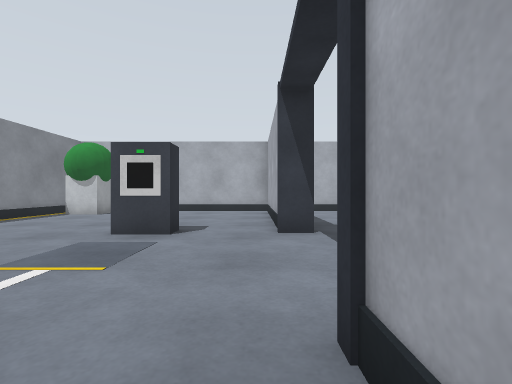
View 1 (above)

22 first-person views from a walk through a world built for the Gazebo simulator. The camera is 0.23 m above the floor, looks level and sees 85° across. The floor is counted in squares, 0.25 m on a side. Each view is taken from the middle of a square. On the plan, view 1 faces up. The plan holds only what a view shows up to about 11 squares ahead; the rest is blank. The place goes on beyond the plan. Robots are left out.

View 2
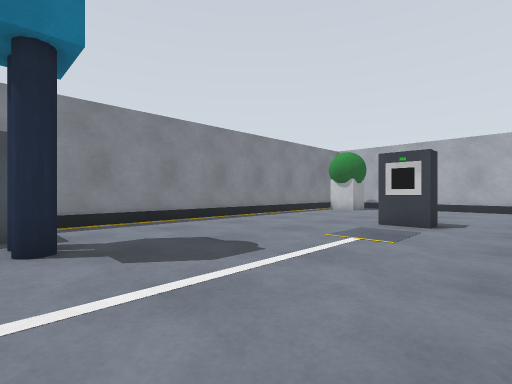

View 3
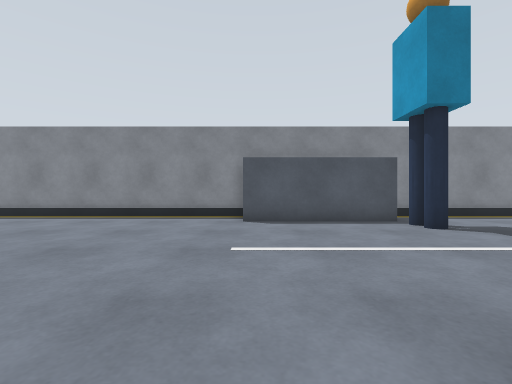

View 4
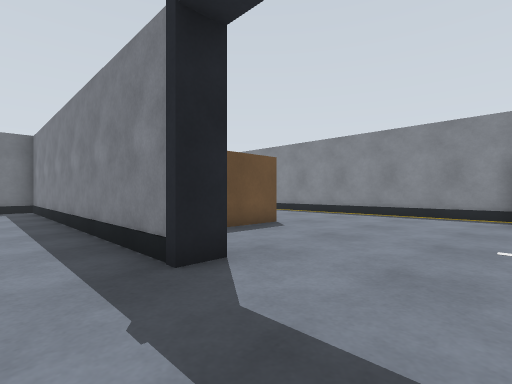

View 5
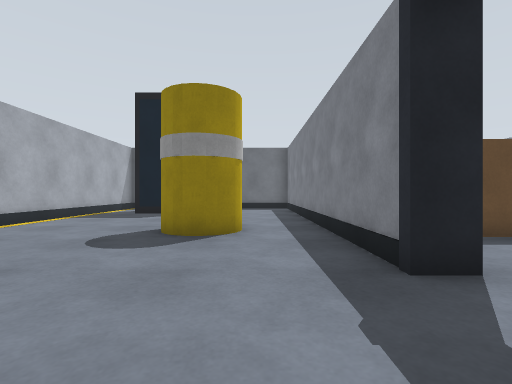

View 6
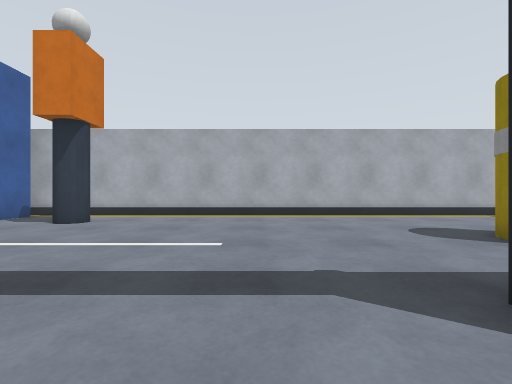

View 7
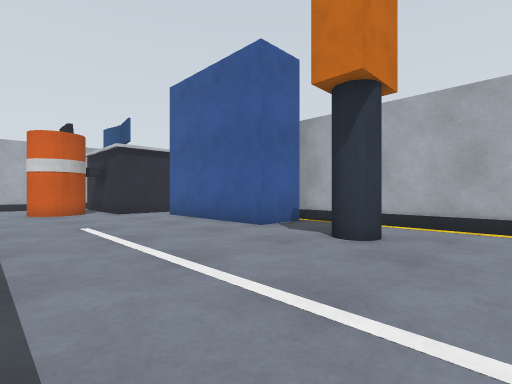

View 8
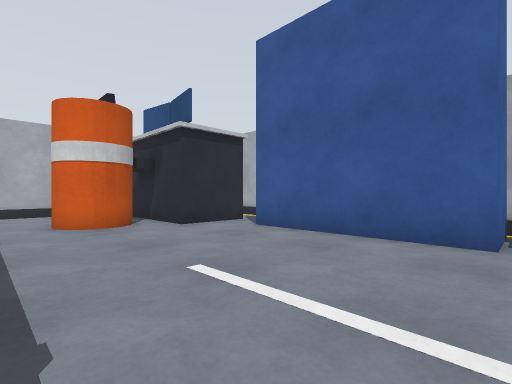

View 9
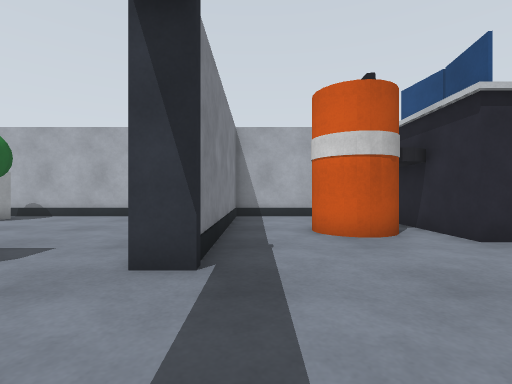

View 10
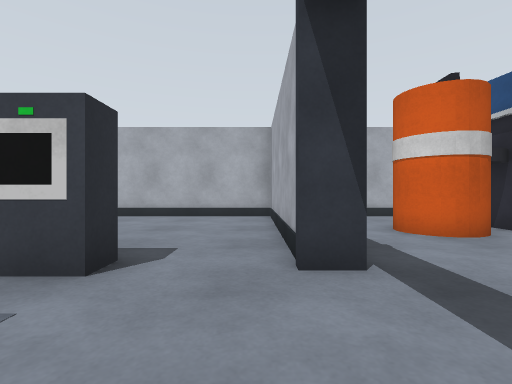

View 11
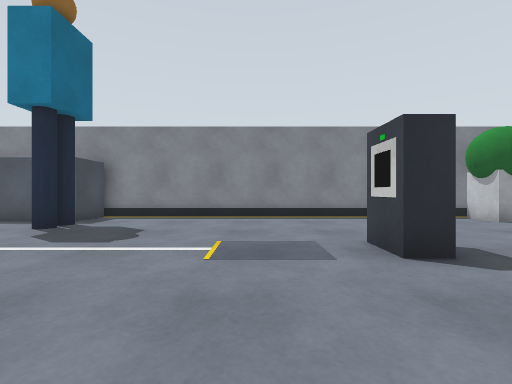

View 12
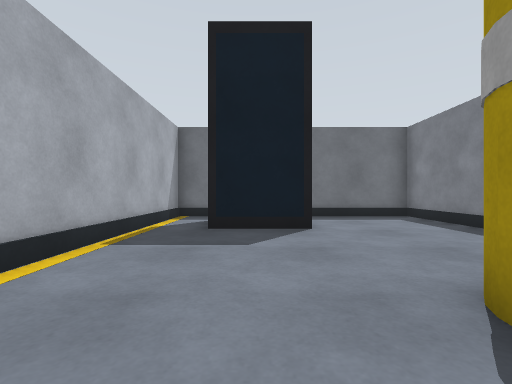

View 13
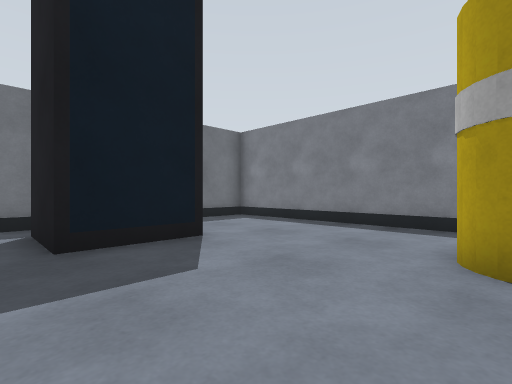

View 14
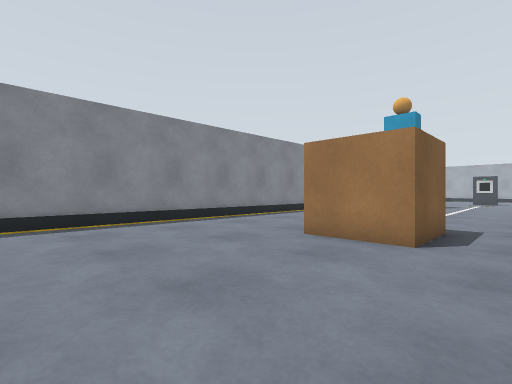

View 15
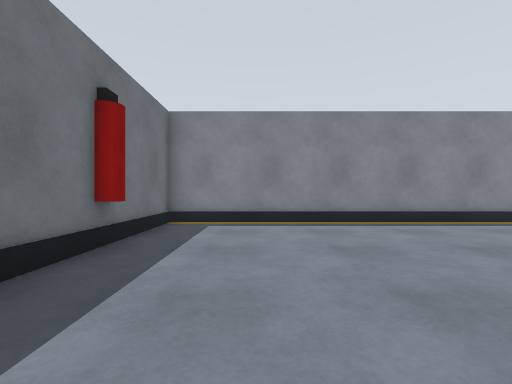

View 16
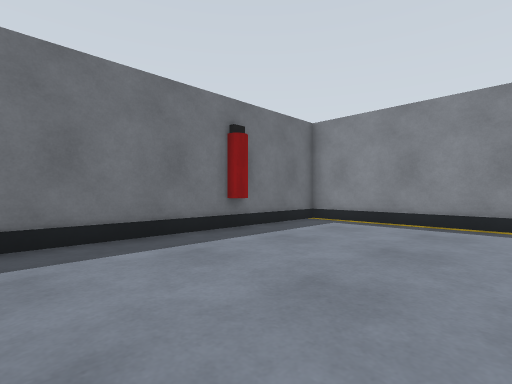

View 17
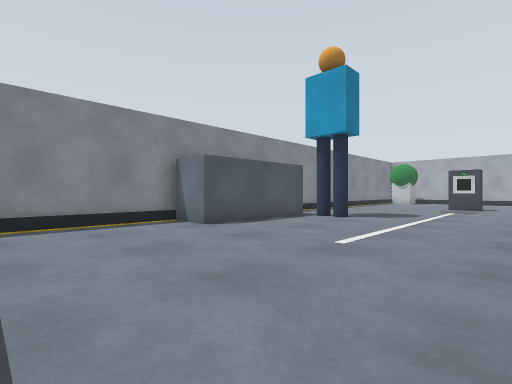

View 18
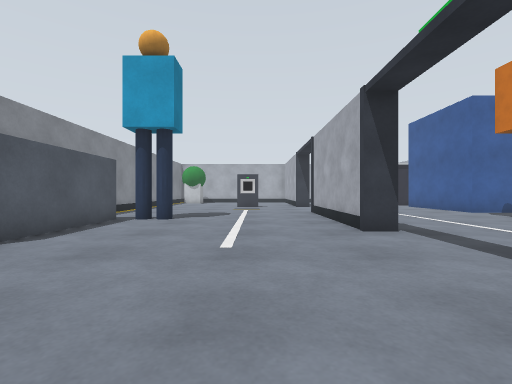

View 19
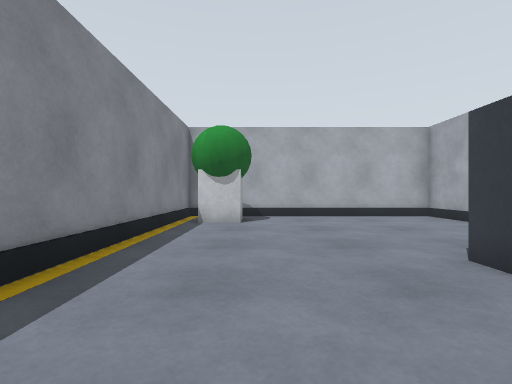

View 20
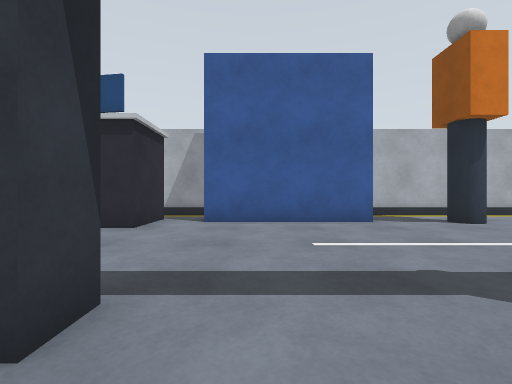

View 21
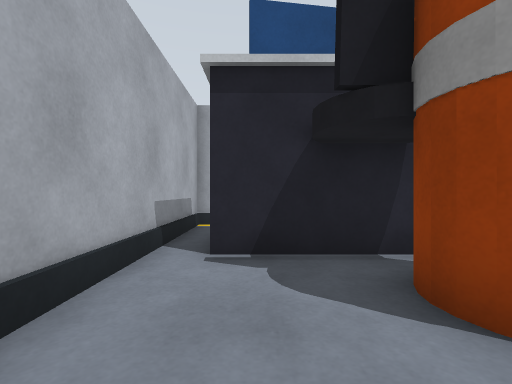

View 22
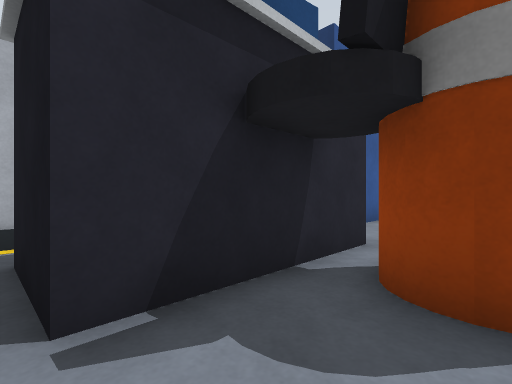

### Floor plan
Points are (right, up) in squares from view 1. A wall is a line through its corners. A room is listed if a view was taken in it or the views show most of it. See-through windows are left out.
Room 1 (views 1, 2, 3, 4, 5, 6, 7, 8, 9, 10, 11, 12, 13, 14, 15, 16, 17, 18, 19, 20, 21, 22)
walls: (0.6, 0.6) (0.6, 1.5); (-8.6, -6.2) (-8.6, -21.7) (-0.1, -21.7); (1.2, 7.4) (1.2, 6.9); (10, 7) (10, 8.6); (0.6, 13.7) (-8.6, 13.7) (-8.6, -1.8); (1.1, -21.7) (4.9, -21.7); (6.6, 13.7) (1.2, 13.7); (10, 12.5) (10, 13.7) (8, 13.7); (8, -21.7) (10, -21.7) (10, 1.9)
objects: bench (-8, -6) to (-7, -2); plant (-8, 11) to (-7, 13); person (-6, -2) to (-5, -1); fire extinguisher (-5, -22) to (-5, -21); crate (-3, -14) to (-2, -12); other object (-3, 6) to (-2, 7); blue box (1, -21) to (1, -10); blue box (1, -9); blue box (1, -4); blue box (1, -3) to (1, 0); blue box (1, 2); blue box (1, 6); blue box (1, 8) to (1, 13); barrel (3, -14) to (5, -12); barrel (3, 9) to (5, 10); rack (6, -20) to (8, -18); white box (6, 13); person (7, -2) to (8, -1); shelf (8, 2) to (9, 6)

Positions as (right, up) in squares from view 1, and headings:
1: (0, 0), facing up
2: (0, -2), facing up-left
3: (2, -6), facing left
4: (3, -6), facing down-left
5: (3, -6), facing down
6: (-1, -7), facing right
7: (2, -4), facing up-right
8: (2, 1), facing up-right
9: (2, 3), facing up
10: (0, 3), facing up
11: (2, 4), facing left
12: (7, -11), facing down
13: (9, -13), facing down-left
14: (0, -19), facing up-left
15: (0, -19), facing left
16: (0, -16), facing down-left
17: (0, -11), facing up-left
18: (-2, -11), facing up
19: (-6, 3), facing up
20: (-1, 5), facing right
21: (2, 12), facing right
22: (4, 13), facing down-right
